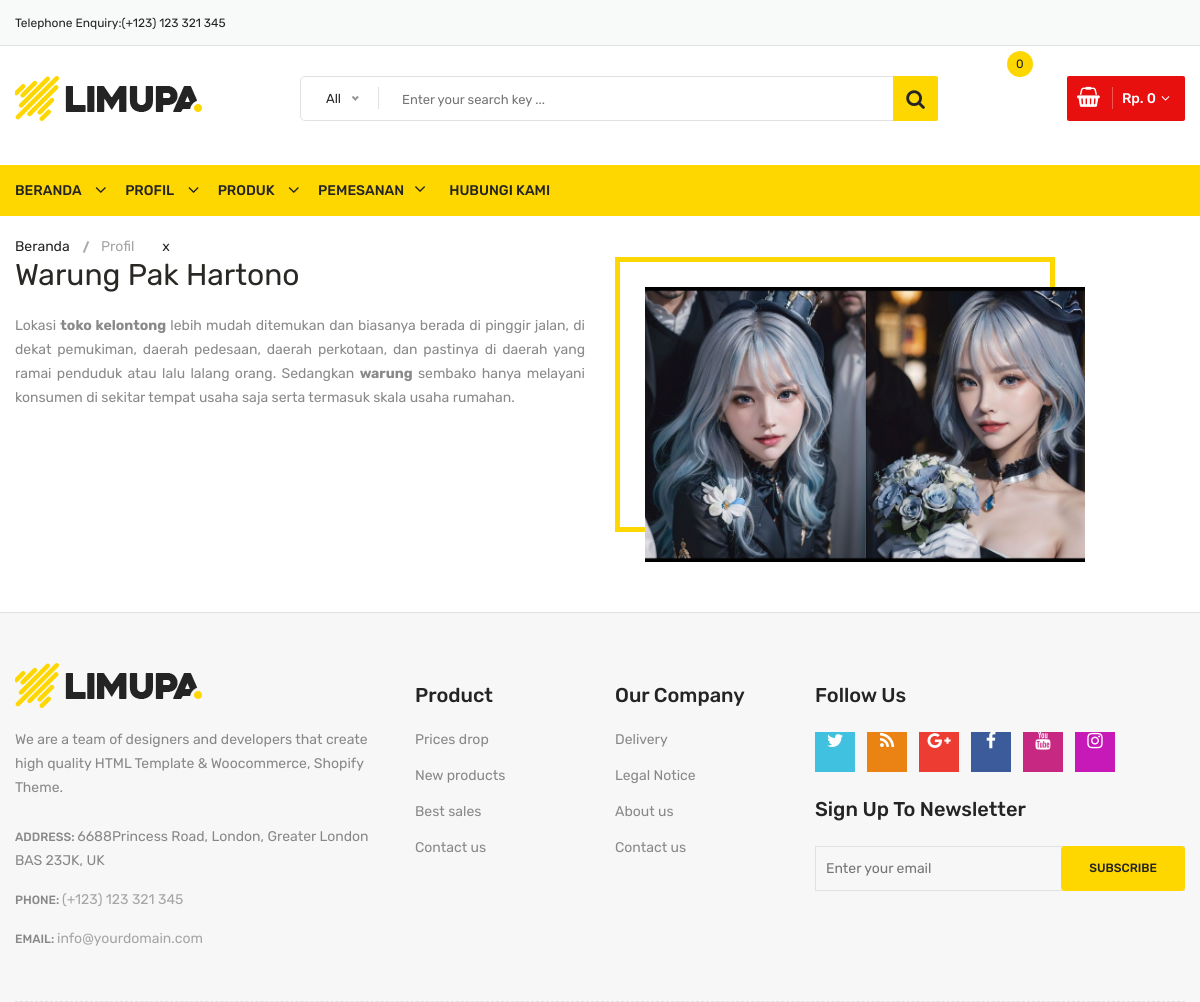
The page /profil on the database its author committed.
### fadil/models.py (models this page shows)
class Profil(models.Model):
    nama = models.CharField(max_length=200, blank=False, null=True)
    keterangan = RichTextField(blank=True, null=True)
    gambar = ResizedImageField(size=[1920, 1200], quality=80, crop=['middle', 'center'] , upload_to='gambar/banner', blank=True, null=True, verbose_name="Gambar (1920 x 1200 pixel)")

### fadil/views.py (the view)
# urls.py: path('profil', views.profil, name='profil'),
def profil(request):
    profil = Profil.objects.all().order_by('-id')[:1]
    context = {
        "judul": "Halaman Profil",
        "profil":profil,
    }
    return render(request, 'profil.html', context)

### fadil/models.py (called while the page is built)
    @property
    def setelah_diskon(self):
        if self.diskon == 0 :
            nilai_diskon = self.harga
        else:
            jml = self.diskon / 100
            nilai_diskon = self.harga - (jml * self.harga)
        return nilai_diskon

### fadil/views.py (called while the page is built)
def kategoriberanda(request):
    kategori = Kategori.objects.filter(aktif=True).order_by('-id')
    return {'kategori':kategori}

def modalberita(request):
    modalproduk = Produk.objects.order_by('-id')
    return {'modalproduk':modalproduk}

def statisweb(request):
    statis = Statis.objects.order_by('-id')
    return {'statis':statis}

### hasan/keranjang.py (called while the page is built)
    def __len__(self): # Menghitung quantity
        return sum(item['quantity'] for item in self.cart.values())

    def get_total_price(self): # Menghitung total Harga
        return sum(Decimal(item['price']) * item['quantity'] for item in self.cart.values())

### hasan/konteks.py (called while the page is built)
def keranjang(request):
    return {'keranjang': Cart(request)}

### fadil/templates/profil.html (shortened to what this page needs)
{% extends "base.html" %} {% block content %}
{% for profil in profil %}
<div class="container">
    <div class="breadcrumb-content">
        <ul>
            <li><a href="{% url 'beranda' %}">Beranda</a></li>
            <li class="active">Profil</li>x
        </ul>
    </div>
    <div class="row">
        <div class="col-lg-6 order-last order-lg-first">
            <div class="about-text-wrap">
                <h2><span>{{profil.nama}}</span></h2>
                <div class="text-justify">
                    <span>{{profil.keterangan|safe}} </span>
                </div>
            </div>
        </div>
        <div class="col-lg-5 col-md-10">
            <div class="about-image-wrap">
                <img class="img-full" src="{{profil.gambar.url}}" alt="{{profil.nama}}" />
            </div>
        </div>
    </div>
{% endfor %}
{% endblock content %}

### static/css/responsive.css (style rules this page uses)
@media (min-width: 1200px) and (max-width: 1500px) { .container { max-width: 1170px; padding-left: 0; padding-right: 0; } }

### rows shown on the page
Profil: nama "Warung Pak Hartono", keterangan "Lokasi toko kelontong lebih mudah ditemukan dan biasanya berada di pinggir jalan, di dekat pemukiman, daerah pedesaan, daerah perkotaan, dan pastinya di daerah yang ramai penduduk atau lalu lalang orang. Sedangkan warung sembako hanya melayani konsumen di sekitar tempat usaha saja serta termasuk skala usaha rumahan.", gambar (placeholder picture)
